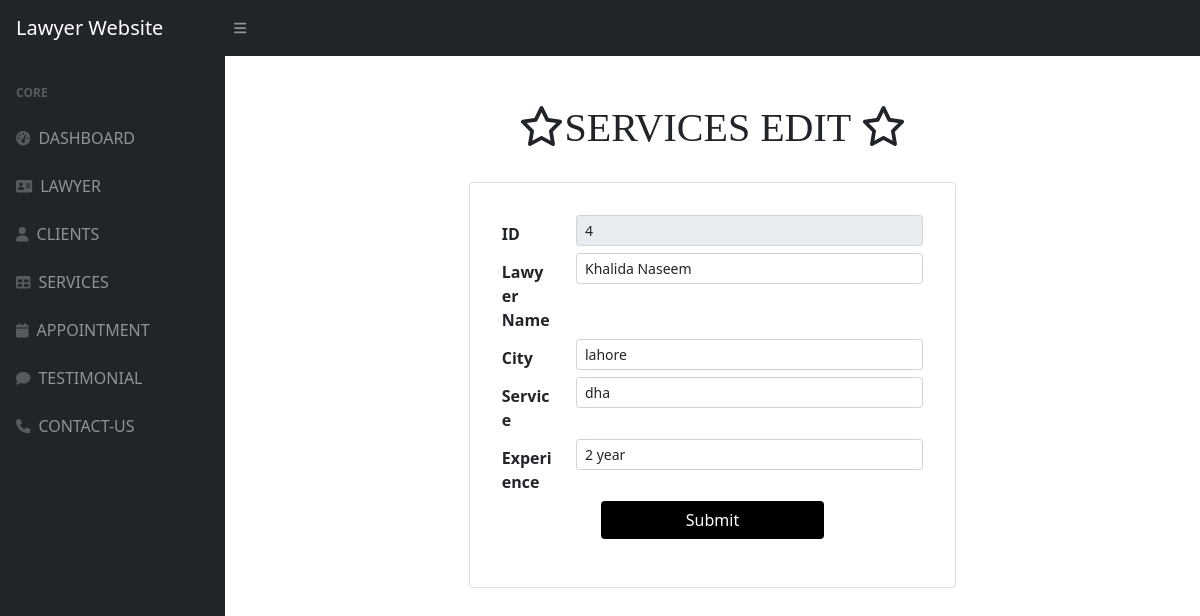
Page /admin/serviceedit.php?id=4 on the committed database.
### tables this page shows
CREATE TABLE `service` (
  `id` int(30) NOT NULL,
  `lawyer` varchar(66) NOT NULL,
  `city` varchar(44) NOT NULL,
  `service` varchar(66) NOT NULL,
  `experience` varchar(100) NOT NULL,
  `image` varchar(200) NOT NULL
);

### admin/serviceedit.php (the view, shortened to what this page needs)
<?php
 $conn = mysqli_connect("localhost","root","","law");
 $id = $_GET['id'];
 $row = mysqli_fetch_assoc(mysqli_query($conn,"select * from service where id='$id'"));
?>
<!DOCTYPE php>
<php lang="en">
    <head>
        <link href="https://cdn.jsdelivr.net/npm/simple-datatables@latest/dist/style.css" rel="stylesheet" />
        <link href="css/styles.css" rel="stylesheet" />
    </head>
    <body class="sb-nav-fixed">
        <nav class="sb-topnav navbar navbar-expand navbar-dark bg-dark">
            <a class="navbar-brand ps-3" href="dashboard.php">Lawyer Website</a>
            <button class="btn btn-link btn-sm order-1 order-lg-0 me-4 me-lg-0" id="sidebarToggle" href="#!"><i class="fas fa-bars"></i></button>
        </nav>
        <div id="layoutSidenav">
        <div id="layoutSidenav_nav">
                <nav class="sb-sidenav accordion sb-sidenav-dark" id="sidenavAccordion">
                    <div class="sb-sidenav-menu">
                        <div class="nav">
                            <div class="sb-sidenav-menu-heading">Core</div>
                            <a class="nav-link" href="dashboard.php">
                                <div class="sb-nav-link-icon"><i class="fas fa-tachometer-alt"></i></div>
                                DASHBOARD
                            </a>
                            <a class="nav-link" href="lawyer.php">
                                <div class="sb-nav-link-icon"><i class="fas fa-vcard"></i></div>
                               LAWYER
                            </a>
                            <a class="nav-link" href="client.php">
                                <div class="sb-nav-link-icon"><i class="fas fa-user"></i></div>
                               CLIENTS
                            </a>
                            <a class="nav-link" href="service.php">
                                <div class="sb-nav-link-icon"><i class="fas fa-table"></i></div>
                               SERVICES
                            <a class="nav-link" href="appointment.php">
                                <div class="sb-nav-link-icon"><i class="fas fa-calendar"></i></div>
                                APPOINTMENT
                            </a>
                            <a class="nav-link" href="testimonial.php">
                                <div class="sb-nav-link-icon"><i class="fas fa-comment"></i></div>
                                TESTIMONIAL
                            </a>
                            <a class="nav-link" href="contact.php">
                                <div class="sb-nav-link-icon"><i class="fas fa-phone"></i></div>
                                CONTACT-US
                            </a>
                        </div>
                    </div>
                </nav>
            </div>
         <div id="layoutSidenav_content">
                <main>
                <div class="container-fluid px-4">
                <h1 class="mt-4 heading"><span><i class="fa-regular fa-star"></i></span>SERVICES EDIT <span><i class="fa-regular fa-star"></i></span></h1>
             </div>
            <div class="card mb-4 card-form">
                <div class="card-body">
                <form action="serviceupdate.php" method="POST">
            <div class="form-group row">
            <label for="colFormLabel" class="col-sm-2 col-form-label col-form-label">ID</label>
                <div class="col-sm-10">
                    <input type="numbers" readonly value="<?= $row['id'] ?>"  class="form-control form-control-sm" id="colFormLabel" placeholder=" Enter your Name" name="id">
                </div>
                <label for="colFormLabel" class="col-sm-2 col-form-label col-form-label">Lawyer Name</label>
                <div class="col-sm-10">
                    <input type="text"  value="<?= $row['lawyer'] ?>"  class="form-control form-control-sm" id="colFormLabel" placeholder=" Enter lawyer Name" name="lawyer">
                </div>
                <label for="colFormLabel" class="col-sm-2 col-form-label col-form-label">City</label>
                <div class="col-sm-10">
                    <input type="text"  value="<?= $row['city'] ?>" class="form-control form-control-sm" id="colFormLabel" placeholder=" Enter your city" name="city">
                </div>
                <label for="colFormLabel" class="col-sm-2 col-form-label col-form-label">Service</label>
                <div class="col-sm-10">
                    <input type="text"  value="<?= $row['service'] ?>" class="form-control form-control-sm" id="colFormLabel" placeholder=" Enter your service" name="service">
                </div>
                <label for="colFormLabel" class="col-sm-2 col-form-label col-form-label">Experience</label>
                <div class="col-sm-10">
                    <input type="text"  value="<?= $row['experience'] ?>" class="form-control form-control-sm" id="colFormLabel" placeholder=" Enter your experience" name="experience">
                </div>
                <br><br>
                <input type="submit" class="btn btn22">
            </div>
        </form>
                </div>
            </div>
        </div>
   </div>
    </body>
</php>

### admin/serviceedit.php (style rules this page uses)
.heading { text-align:center; font-family:fantasy; src: url(sansation_bold.woff); margin-bottom:30px; }
.btn22 { background-color:black; width:50%; margin:auto; color:white; }

### rows in the picture
service: id "4", lawyer "Khalida Naseem", city "lahore", service "dha", experience "2 year"
